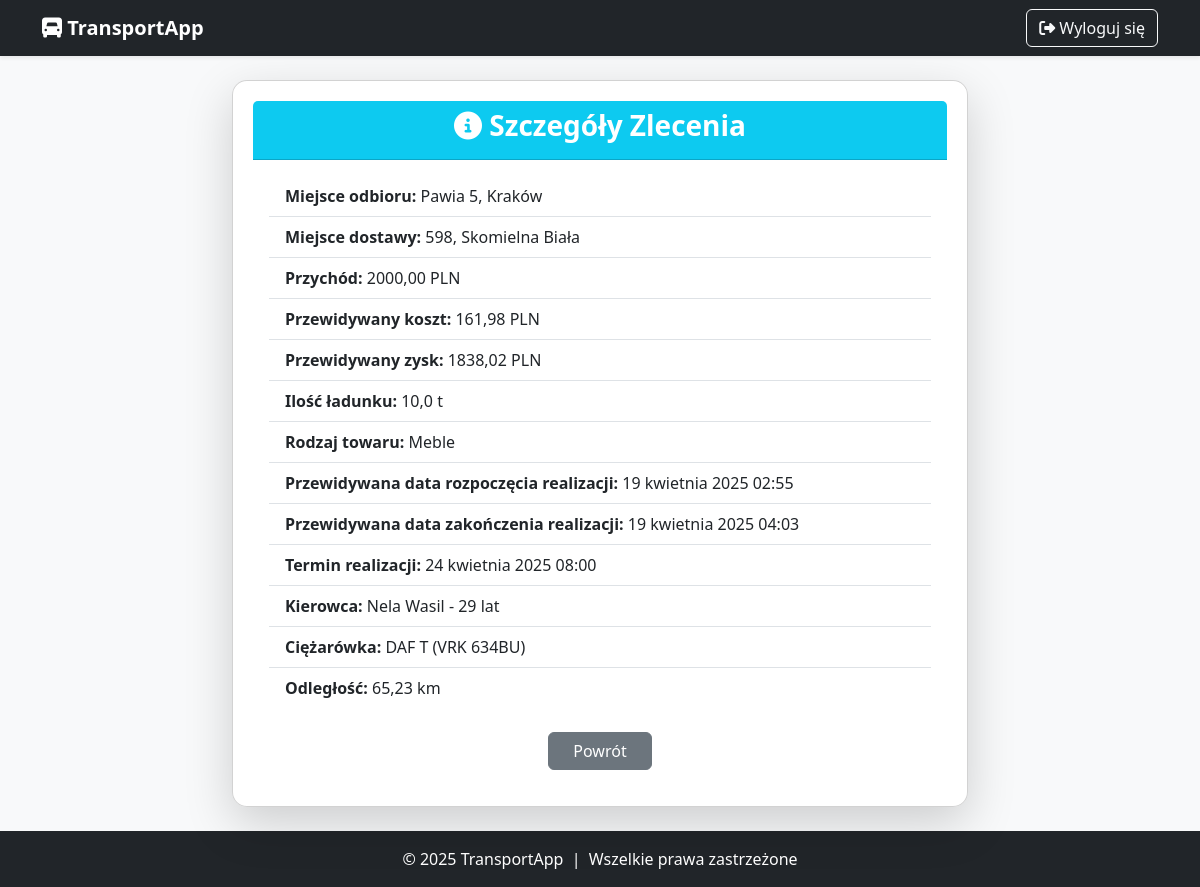
The page /users/zlecenia/15126/szczegoly/ (signed in) on the database as committed earlier.
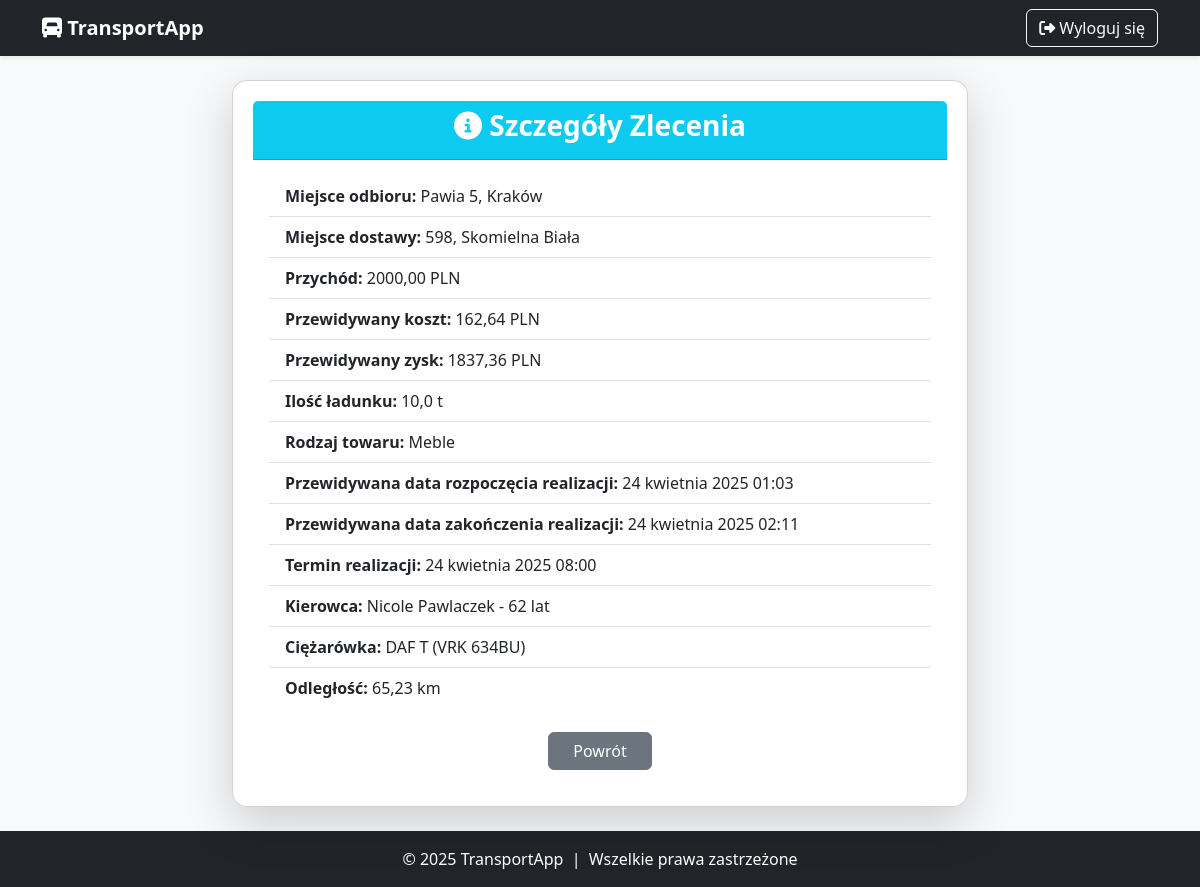
The same page on the database as committed later.
### users/models.py (models this page shows, shortened)
class Zlecenie(models.Model):
    STATUS_CHOICES = [
        ("nie_rozpoczete", "Nie rozpoczęte"),
        ("w_realizacji", "W realizacji"),
        ("zamkniete", "Zamknięte"),
    ]
    id_zlec = models.AutoField(primary_key=True)
    miejsce_odb = models.CharField(max_length=255, verbose_name="Miejsce odbioru")
    miejsce_dost = models.CharField(max_length=255, verbose_name="Miejsce dostawy")
    przychod = models.DecimalField(max_digits=10, decimal_places=2, verbose_name="Przychód (PLN)")
    ilosc_ladunku = models.FloatField(verbose_name="Ilość ładunku (tony)")
    towar = models.CharField(max_length=255, verbose_name="Rodzaj towaru")
    data_otrzymania = models.DateField(verbose_name="Data otrzymania zlecenia")
    termin_realizacji = models.DateTimeField(null=True, blank=True, verbose_name="Termin realizacji")
    kierowca = models.ForeignKey('users.Kierowca', on_delete=models.SET_NULL, null=True, blank=True, verbose_name="Przypisany kierowca")
    ciezarowka = models.ForeignKey('users.Ciezarowka', on_delete=models.SET_NULL, null=True, blank=True, verbose_name="Przypisana ciężarówka")
    status = models.CharField(max_length=15, choices=STATUS_CHOICES, default="nie_rozpoczete", verbose_name="Status zlecenia")
    odleglosc_km = models.DecimalField(max_digits=8, decimal_places=2, null=True, blank=True)
    przewidywana_data_rozpoczecia = models.DateTimeField(null=True, blank=True)
    przewidywany_czas_realizacji = models.DurationField(null=True, blank=True)
    przewidywana_data_zakonczenia = models.DateTimeField(null=True, blank=True)
    przewidywany_koszt = models.DecimalField(max_digits=10, decimal_places=2, null=True, blank=True)
    rzeczywista_data_rozpoczecia = models.DateTimeField(null=True, blank=True,
                                                        verbose_name="Rzeczywista data rozpoczęcia")
    rzeczywista_data_zakonczenia = models.DateTimeField(null=True, blank=True,
                                                        verbose_name="Rzeczywista data zakończenia")
    rzeczywiste_przejechane_km = models.DecimalField(max_digits=8, decimal_places=2, null=True, blank=True,
                                                     verbose_name="Rzeczywiste przejechane km")
    rzeczywiste_spalone_litry = models.DecimalField(max_digits=8, decimal_places=2, null=True, blank=True,
                                                    verbose_name="Rzeczywiste spalone litry paliwa")
    rzeczywisty_koszt = models.DecimalField(max_digits=10, decimal_places=2, null=True, blank=True)
    zysk = models.DecimalField(max_digits=10, decimal_places=2, null=True, blank=True)

class Kierowca(models.Model):
    kier_id = models.AutoField(primary_key=True)
    kier_imie = models.CharField(max_length=100, verbose_name="Imię")
    kier_nazwisko = models.CharField(max_length=100, verbose_name="Nazwisko")
    data_urodzenia = models.DateField(verbose_name="Data urodzenia")
    kier_adres = models.TextField(verbose_name="Adres")
    kier_telefon = models.CharField(max_length=15, verbose_name="Telefon")
    kier_email = models.EmailField(verbose_name="Email")
    kier_lata_dosw = models.IntegerField(verbose_name="Lata doświadczenia")
    kier_przejech_km = models.IntegerField(verbose_name="Przejechane km")
    kier_liczba_wykroczen = models.IntegerField(verbose_name="Liczba wykroczeń")
    stawka_za_km = models.DecimalField(max_digits=6, decimal_places=2, verbose_name="Stawka za km (PLN)", default=1.50)
    def oblicz_wiek(self):
        today = date.today()
        return today.year - self.data_urodzenia.year - ((today.month, today.day) < (self.data_urodzenia.month, self.data_urodzenia.day))
    def __str__(self):
        return f"{self.kier_imie} {self.kier_nazwisko} - {self.oblicz_wiek()} lat"

class Ciezarowka(models.Model):
    ciez_id = models.AutoField(primary_key=True)
    ciez_marka = models.CharField(max_length=50, verbose_name="Marka")
    ciez_model = models.CharField(max_length=50, verbose_name="Model")
    ciez_moc = models.IntegerField(
        verbose_name="Moc (KM)",
        validators=[MinValueValidator(0, message="Moc nie może być ujemna.")]
    )
    ciez_nr_rejestr = models.CharField(
        max_length=15,
        verbose_name="Numer rejestracyjny",
        validators=[RegexValidator(
            regex=r'^[A-Z0-9]{2,3}\s?[A-Z0-9]{4,6}$',
            message="Podaj poprawny numer rejestracyjny."
        )]
    )
    ciez_przebieg = models.IntegerField(
        verbose_name="Przebieg (km)",
        validators=[MinValueValidator(0, message="Przebieg nie może być ujemny.")]
    )
    ciez_rok_prod = models.IntegerField(
        verbose_name="Rok produkcji",
        validators=[
            MinValueValidator(0, message="Rok produkcji nie może być mniejszy od 0."),
            MaxValueValidator(date.today().year, message=f"Rok produkcji nie może być większy niż {date.today().year}.")
        ]
    )
    ciez_data_zakupu = models.DateField(verbose_name="Data zakupu")
    ciez_data_serwisu = models.DateField(verbose_name="Data ostatniego serwisu")
    ciez_masa_wlasna = models.DecimalField(
        max_digits=7, decimal_places=2,
        verbose_name="Masa własna (t)",
        validators=[MinValueValidator(0.01, message="Masa własna musi być większa od 0.")]
    )
    ciez_masa_ladunku = models.DecimalField(
        max_digits=7, decimal_places=2,
        verbose_name="Masa ładunku (t)",
        validators=[MinValueValidator(0.01, message="Masa ładunku musi być większa od 0.")]
    )
    ciez_dop_masa_calk = models.DecimalField(
        max_digits=7, decimal_places=2,
        verbose_name="Dopuszczalna masa całkowita (t)",
        validators=[MinValueValidator(0.01, message="Dopuszczalna masa całkowita musi być większa od 0.")]
    )
    ciez_spalanie_na_100km = models.DecimalField(
        max_digits=5, decimal_places=2,
        verbose_name="Spalanie na 100 km (l)",
        validators=[MinValueValidator(0, message="Spalanie nie może być mniejsze niż 0.")]
    )
    ciez_paliwo_litry = models.FloatField(
        verbose_name="Stan paliwa (l)",
        validators=[MinValueValidator(0)],
        null=True,
        blank=True
    )
    ciez_bak_max = models.FloatField(
        verbose_name="Pojemność baku (l)",
        validators=[MinValueValidator(1)],
        null=True,
        blank=True
    )
    def __str__(self):
        return f"{self.ciez_marka} {self.ciez_model} ({self.ciez_nr_rejestr})"

### users/views/zlecenie_views.py (the view)
# urls.py: path('zlecenia/<int:id_zlec>/szczegoly/', szczegoly_zlecenia, name='szczegoly_zlecenia'),
@login_required
def szczegoly_zlecenia(request, id_zlec):
    zlecenie = get_object_or_404(Zlecenie, id_zlec=id_zlec)
    error_message = None
    przewidywany_zysk = None
    if zlecenie.przewidywany_koszt is not None:
        przewidywany_zysk = zlecenie.przychod - zlecenie.przewidywany_koszt
    context = {
        'zlecenie': zlecenie,
        "przewidywany_zysk": przewidywany_zysk,
        'error_message': error_message,
    }
    return render(request, 'users/zlecenia/szczegoly_zlecenia.html', context)

### users/templates/users/zlecenia/szczegoly_zlecenia.html (shortened to what this page needs)
{% extends 'base.html' %}
{% block content %}
<div class="row justify-content-center">
    <div class="col-md-10 col-lg-8">
        <div class="card shadow-lg">
            <div class="card-header bg-info text-white text-center">
                <h3 class="fw-bold"><i class="fa-solid fa-info-circle"></i> Szczegóły Zlecenia</h3>
            </div>
            <div class="card-body">
                <ul class="list-group list-group-flush">
                    <li class="list-group-item"><strong>Miejsce odbioru:</strong> {{ zlecenie.miejsce_odb }}</li>
                    <li class="list-group-item"><strong>Miejsce dostawy:</strong> {{ zlecenie.miejsce_dost }}</li>
                    <li class="list-group-item"><strong>Przychód:</strong> {{ zlecenie.przychod }} PLN</li>
                    <li class="list-group-item"><strong>Przewidywany koszt:</strong> {{ zlecenie.przewidywany_koszt }} PLN</li>
                    <li class="list-group-item"><strong>Przewidywany zysk:</strong> {{ przewidywany_zysk }} PLN</li>
                    <li class="list-group-item"><strong>Ilość ładunku:</strong> {{ zlecenie.ilosc_ladunku }} t</li>
                    <li class="list-group-item"><strong>Rodzaj towaru:</strong> {{ zlecenie.towar }}</li>
                    <li class="list-group-item"><strong>Przewidywana data rozpoczęcia realizacji:</strong> {{ zlecenie.przewidywana_data_rozpoczecia }}</li>
                    <li class="list-group-item"><strong>Przewidywana data zakończenia realizacji:</strong> {{ zlecenie.przewidywana_data_zakonczenia }}</li>
                    <li class="list-group-item"><strong>Termin realizacji:</strong> {{ zlecenie.termin_realizacji }}</li>
                    <li class="list-group-item"><strong>Kierowca:</strong> {{ zlecenie.kierowca|default:"Brak" }}</li>
                    <li class="list-group-item"><strong>Ciężarówka:</strong> {{ zlecenie.ciezarowka|default:"Brak" }}</li>
                    <li class="list-group-item"><strong>Odległość:</strong>
                        {% if zlecenie.odleglosc_km %}
                            {{ zlecenie.odleglosc_km }} km
                        {% elif error_message %}
                            <span class="text-danger">{{ error_message }}</span>
                        {% else %}
                            Brak danych
                        {% endif %}
                    </li>
                </ul>
                <div class="mt-4 text-center">
                    <a href="{% url 'zarzadzaj_zleceniami' %}" class="btn btn-secondary px-4">Powrót</a>
                </div>
            </div>
        </div>
    </div>
</div>
{% endblock %}

Rows that differ between the two databases and show on the page:
changed Zlecenie "Pawia 5, Kraków": przewidywany_koszt "161,98" → "162,64"; przewidywana_data_rozpoczecia "19 kwietnia 2025 02:55" → "24 kwietnia 2025 01:03"; przewidywana_data_zakonczenia "19 kwietnia 2025 04:03" → "24 kwietnia 2025 02:11"; kierowca "Nela Wasil - 29 lat" → "Nicole Pawlaczek - 62 lat"
Other text that changed with them:
{{ przewidywany_zysk }}: "1838,02" → "1837,36"
